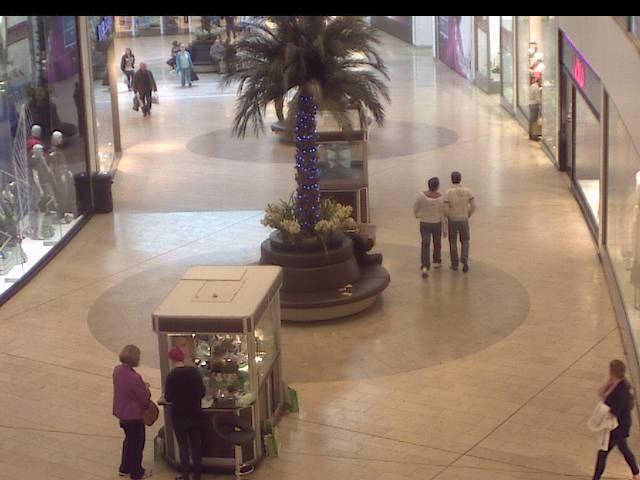
#> input picture Dataset/frames/frames/seq_000017.jpg, 640 x 480 px; its folder holds only this picture in this run
$ jupyter execute HOG.ipynb   (shell and % lines are left out)   (older library calls are emulated)
#> lines starting #> are read from the running program, lines starting #| are printed output that depends on the picture; after the words box and inside, x2 and y2 are one past the last pixel; in counts of white or black regions, pixels touching at a corner belong together
### utils.py
import cv2

import matplotlib.pyplot as plt
import numpy as np

# Function start here
def plotting(image_src, title):
    '''
    Plot image
    '''
    plt.figure( figsize= (5,5))
    plt.title(title)
    if title in ["Gamma Correction", "Thresholding", "Dilation + Erosion"]:
        plt.imshow(image_src, cmap="gray", vmin=0, vmax=255)
    else:
        plt.imshow(image_src, 'gray')
    plt.show()


def crop(image, start_y, end_y, start_x, end_x):
    '''
    Crop Image
    '''
    img_cropped = image[start_y:end_y, start_x:end_x]
    return img_cropped


# [17 lines left out: functions padding, resize, not called in this run]

def get_segments(image):
    '''
    Segment Image into 4 quadrants for better analysis
    '''
    width = image.shape[1]
    height = image.shape[0]

    xsize = (width // 2)
    ysize = (height // 2)

    seg_1 = crop(image, 0, ysize, 0, xsize)
    seg_2 = crop(image, 0, ysize, xsize, width)
    seg_3 = crop(image, ysize, height, 0, xsize)
    seg_4 = crop(image, ysize, height, xsize, width)

    return [seg_1, seg_2, seg_3, seg_4]

### HOG.ipynb
[cell 1]
import os, cv2

import matplotlib.pyplot as plt
import numpy as np
import pandas as pd

from utils import plotting, get_segments, crop

[cell 2]
dataset_dir = "./Dataset/frames/frames/"

[cell 3]
files = os.listdir(dataset_dir)

# Workflow Start

[cell 4]
image = cv2.imread(os.path.join(dataset_dir, files[0]))
#> image is the input picture: shape (480, 640, 3); mean B, G, R 110, 123.6, 144.3

[cell 5]
gray = cv2.cvtColor(image, cv2.COLOR_BGR2GRAY)
plotting(gray, "Image Preview (Grayscale)")

[cell 6]
# Read image
im_norm = np.float32(gray) / 255.0

# Calculate gradient
gx = cv2.Sobel(im_norm, cv2.CV_32F, 1, 0, ksize=1)
gy = cv2.Sobel(im_norm, cv2.CV_32F, 0, 1, ksize=1)

[cell 7]
# Python Calculate gradient magnitude and direction ( in degrees )
mag, angle = cv2.cartToPolar(gx, gy, angleInDegrees=True)

[cell 8]
plt.figure(figsize=(10,5))

# display the image
plt.subplot(1,2,1)
plt.imshow(gray, cmap='gray')

# display the magnitude of the gradients:
plt.subplot(1,2,2)
plt.imshow(mag, cmap='binary')
# and superimpose an arrow showing the gradient
# magnitude and direction:
q = plt.quiver(gx, gy, color='blue')
# plt.savefig('gradient.png')
plt.show()

This above method shows that HOG cannot be applied on the image completely.

Lets try by segmenting the images

[cell 9]
img_segments = get_segments(gray)
#> img_segments = 4 items
for seg in img_segments:
    im_norm = np.float32(seg) / 255.0
    gx = cv2.Sobel(im_norm, cv2.CV_32F, 1, 0, ksize=1)
    gy = cv2.Sobel(im_norm, cv2.CV_32F, 0, 1, ksize=1)
    mag, angle = cv2.cartToPolar(gx, gy, angleInDegrees=True)

    plt.figure(figsize=(10,5))

    # display the image
    plt.subplot(1,2,1)
    plt.imshow(seg, cmap='gray')

    # display the magnitude of the gradients:
    plt.subplot(1,2,2)
    plt.imshow(mag, cmap='binary')
    # and superimpose an arrow showing the gradient
    # magnitude and direction:
    q = plt.quiver(gx, gy, color='blue')
    # plt.savefig('gradient.png')
    plt.show()
#> this loop made 4 passes
#> pass 1, `mag, angle = cv2.cartToPolar(gx, gy, angleInDegrees=True)`:
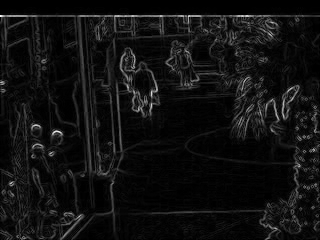
#> mag: shape (240, 320) float32; min 0, max 0.976, mean 0.0666
#> pass 1, `plt.show()`:
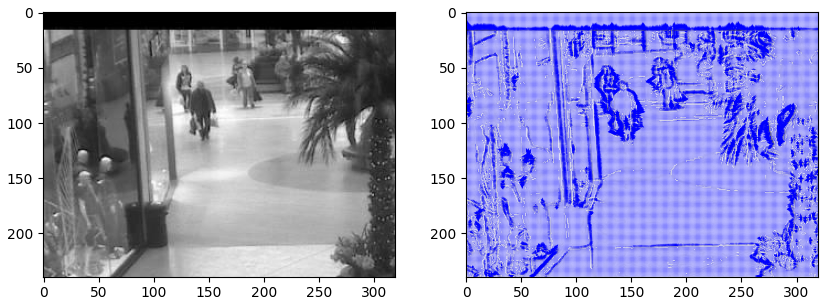
#> figure drawn by matplotlib, 2 panels
#> after the loop:
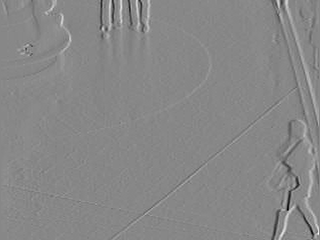
#> gx: shape (240, 320) float32; min -0.631, max 0.557, mean 0.000752; drawn with min black and max white

Lets now use the HOG Descriptor trained on SVM

[cell 10]
hog = cv2.HOGDescriptor()
hog.setSVMDetector(cv2.HOGDescriptor_getDefaultPeopleDetector())

[cell 11]
img_trial = image.copy()
(rects, weights) = hog.detectMultiScale(img_trial, winStride=(8,8))
#> rects = [[412, 155, 74, 147], [89, 140, 72, 144]]; weights = [2.14, 0.531]
rects = np.array([[x, y, x + w, y + h] for (x, y, w, h) in rects])
#> rects = [[412, 155, 486, 302], [89, 140, 161, 284]]
for (xA, yA, xB, yB) in rects:
    cv2.rectangle(img_trial, (xA, yA), (xB, yB), (0, 255, 0), 2)
#> this loop made 2 passes
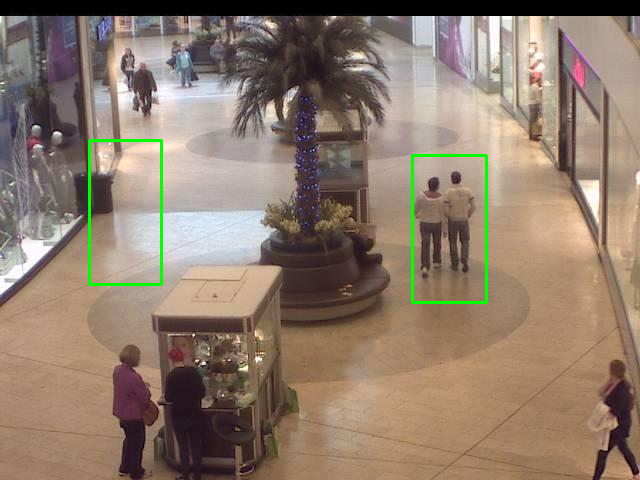
#> img_trial: shape (480, 640, 3); 0.85% of pixels changed, all inside (x1, y1, x2, y2) = (88, 139, 488, 304)

[cell 12]
plotting(img_trial, "Preview")

Applying HOG on complete image can miss out some people here.
We can apply 2 methods here:
1. Segment the images into 4 quadrants and detect people in them
2. Use complete image to get initial count. Once we have the rectangles, we can use these reactangles to crop them and find out more people within them

Applying Operation 1

[cell 13]
img_segments = get_segments(image.copy())
#> in crop (call 8), `img_cropped = image[start_y:end_y, start_x:end_x]`:
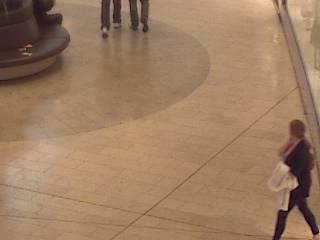
#> img_cropped: shape (240, 320, 3); mean B, G, R 98, 124.7, 155.7
for seg in img_segments:
    (rects, weights) = hog.detectMultiScale(seg, winStride=(8,8))
    rects = np.array([[x, y, x + w, y + h] for (x, y, w, h) in rects])
    for (xA, yA, xB, yB) in rects:
        cv2.rectangle(seg, (xA, yA), (xB, yB), (0, 255, 0), 2)

    plotting(seg, "Each Segment Output")

Working with image segments will not help with understanding the complete count of people in the image.

We will now look into the second method to apply HOG on the boxes already present on the original image

[cell 14]
def detect_human(image):
    (rects, weights) = hog.detectMultiScale(image, winStride=(4, 4))
#> rects = [[408, 155, 73, 146], [89, 139, 74, 147], [203, 5, 81, 162], [384, 93, 123, 245]]; weights = [2.67, 0.531, 0.284, 0.167]
    return rects

def get_all_people_bounds(image):
    all_rects = []
    rects = detect_human(image)
    all_rects.extend(rects)
    if len(rects) == 0:
        return []

    for (x, y, w, h) in rects:
        rect_img = crop(image, y, y+h, x, x+w)
        rects_img = get_all_people_bounds(rect_img)
        all_rects.extend(rects_img)
#> this loop made 4 passes
#> (x, y, w, h, rects_img) on passes 2, 4: (89, 139, 74, 147, [[1, 3, 70, 139]]), (384, 93, 123, 245, [[24, 63, 72, 144]])
#> pass 1, in crop (call 9), `img_cropped = image[start_y:end_y, start_x:end_x]`:
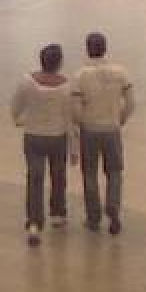
#> img_cropped: shape (146, 73, 3) (shown 2 times larger); mean B, G, R 103.5, 119.7, 142.6
#> pass 3, in crop (call 12), `img_cropped = image[start_y:end_y, start_x:end_x]`:
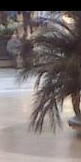
#> img_cropped: shape (162, 81, 3); mean B, G, R 113.1, 114.4, 123.2
#> after the loop:
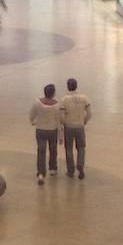
#> rect_img: shape (245, 123, 3); mean B, G, R 124.5, 143.1, 165.8
#> after the loop, all_rects = [[408, 155, 73, 146], [89, 139, 74, 147], [203, 5, 81, 162], [384, 93, 123, 245], [1, 3, 70, 139], [24, 63, 72, 144]]

    return all_rects

def get_people_count(image):
    out_image = image.copy()
    rects = get_all_people_bounds(image)
#> rects has the same summary as all_rects in get_all_people_bounds
    updated_rects = np.array([[x, y, x + w, y + h] for (x, y, w, h) in rects])
#> updated_rects = [[408, 155, 481, 301], [89, 139, 163, 286], [203, 5, 284, 167], [384, 93, 507, 338], [1, 3, 71, 142], [24, 63, 96, 207]]
    for (xA, yA, xB, yB) in updated_rects:
        cv2.rectangle(out_image, (xA, yA), (xB, yB), (0, 255, 0), 2)
#> this loop made 6 passes
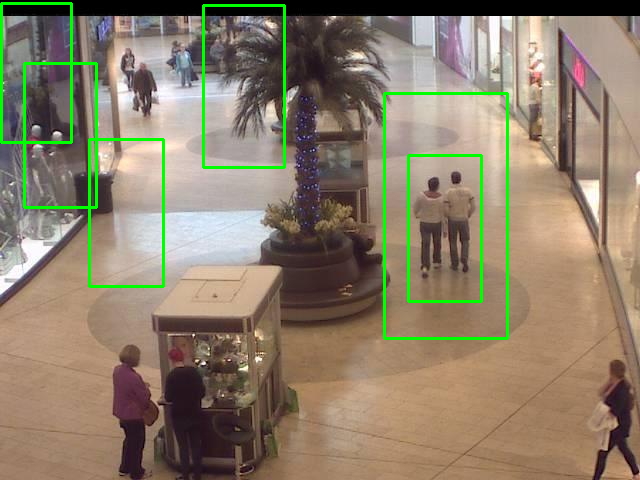
#> out_image: shape (480, 640, 3); 2.86% of pixels changed, all inside (x1, y1, x2, y2) = (0, 2, 509, 340)

    return len(rects), out_image

[cell 15]
count, out_image = get_people_count(image)
#> count = 6
print(f"Total Count : {count}")
#| Total Count : 6

[cell 16]
cv2.putText(out_image, f"Total People in frame : {count}", (0, image.shape[0] - 20), cv2.FONT_HERSHEY_SIMPLEX, 1, (255, 0, 0), 2)
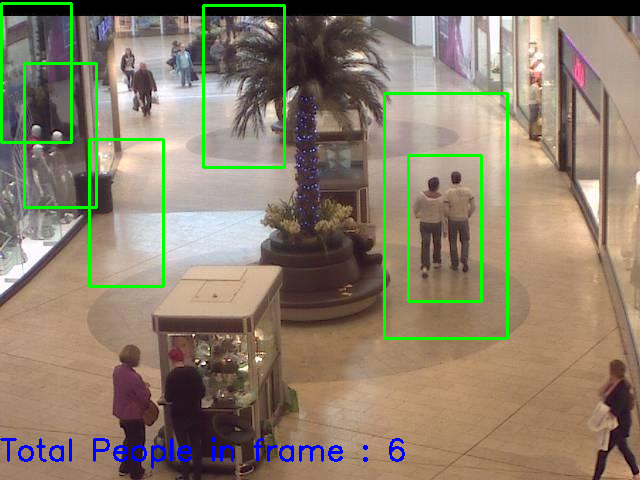
#> out_image: shape (480, 640, 3); 0.78% of pixels changed, all inside (x1, y1, x2, y2) = (0, 437, 405, 469)
plotting(out_image, "People Detected")

$ run again, on Dataset/frames/frames/seq_000182.jpg
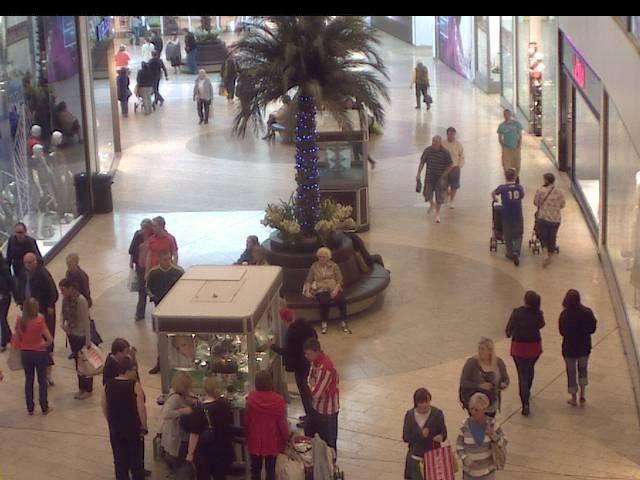
#> input picture Dataset/frames/frames/seq_000182.jpg, 640 x 480 px
#> image is the input picture: shape (480, 640, 3); mean B, G, R 105.6, 111.6, 128.6
#> img_segments = 4 items
#> the loop `for seg in img_segments:` made 4 passes
#> `(rects, weights) = hog.detectMultiScale(img_trial, winStride=(8,8))`: rects = [[118, 5, 67, 134], [400, 112, 74, 148], [490, 274, 76, 153], [1, 292, 71, 143], [169, 3, 73, 146], [536, 270, 80, 160], [82, 319, 77, 154], [111, 192, 88, 175], [203, 0, 90, 180]]; weights = [1.25, 1.42, 1.79, 1.85, 0.45, 2.74, 1.1, 0.456, 0.272]
#> `rects = np.array([[x, y, x + w, y + h] for (x, y, w, h) in rects])`: rects = [[118, 5, 185, 139], [400, 112, 474, 260], [490, 274, 566, 427], [1, 292, 72, 435], [169, 3, 242, 149], [536, 270, 616, 430], [82, 319, 159, 473], [111, 192, 199, 367], [203, 0, 293, 180]]
#> the loop `for (xA, yA, xB, yB) in rects:` made 9 passes
#> img_cropped: shape (240, 320, 3)
#> the loop `for seg in img_segments:` made 4 passes
#> (rects, weights) on passes 1, 3, 4: ([[118, 5, 185, 139], [203, 0, 293, 180]], [1.25, 0.421]), ([[2, 52, 74, 195], [82, 78, 157, 228]], [1.47, 1.17]), ([[167, 35, 245, 190], [216, 28, 298, 191]], [1.24, 3.04])
#> in detect_human, `(rects, weights) = hog.detectMultiScale(image, winStride=(4, 4))`: rects = [[118, 8, 68, 135], [478, 89, 65, 130], [401, 112, 74, 148], [477, 152, 68, 135], [516, 157, 66, 131], [536, 271, 80, 160], [488, 274, 79, 157], [2, 294, 71, 141], [83, 318, 75, 149], [171, 3, 74, 148], [206, 5, 86, 172], [111, 194, 89, 177]]; weights = [1.25, 1.08, 1.51, 0.779, 1.19, 3.19, 2.13, 2.15, 1.58, 1.09, 0.666, 0.655]
#> the loop in get_all_people_bounds, `for (x, y, w, h) in rects:` made 12 passes
#> (x, y, w, h, rects_img) on passes 1, 3, 4, 6, 7, 8, 9: (118, 8, 68, 135, [[2, 2, 65, 129]]), (401, 112, 74, 148, [[3, 4, 67, 133]]), (477, 152, 68, 135, [[1, 3, 65, 130]]), (536, 271, 80, 160, [[4, 8, 71, 141], [1, 0, 68, 136]]), (488, 274, 79, 157, [[4, 3, 70, 141], [1, 1, 66, 132]]), (2, 294, 71, 141, [[2, 6, 66, 131]]), (83, 318, 75, 149, [[2, 4, 69, 138]])
#> after the loop in get_all_people_bounds, `for (x, y, w, h) in rects:`:
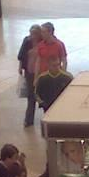
#> rect_img: shape (177, 89, 3); mean B, G, R 129.7, 132.5, 146.7
#> after the loop in get_all_people_bounds, `for (x, y, w, h) in rects:`: all_rects = 25 items, first 6: [118, 8, 68, 135], [478, 89, 65, 130], [401, 112, 74, 148], [477, 152, 68, 135], [516, 157, 66, 131], [536, 271, 80, 160]
#> in get_people_count, `rects = get_all_people_bounds(image)`: rects has the same summary as all_rects in get_all_people_bounds
#> updated_rects = 25 rows, first 6: [118, 8, 186, 143], [478, 89, 543, 219], [401, 112, 475, 260], [477, 152, 545, 287], [516, 157, 582, 288], [536, 271, 616, 431]
#> the loop in get_people_count, `for (xA, yA, xB, yB) in updated_rects:` made 25 passes
#> count = 25
#| Total Count : 25
#> `cv2.putText(out_image, f"Total People in frame : {count}", (0, image.s..`:
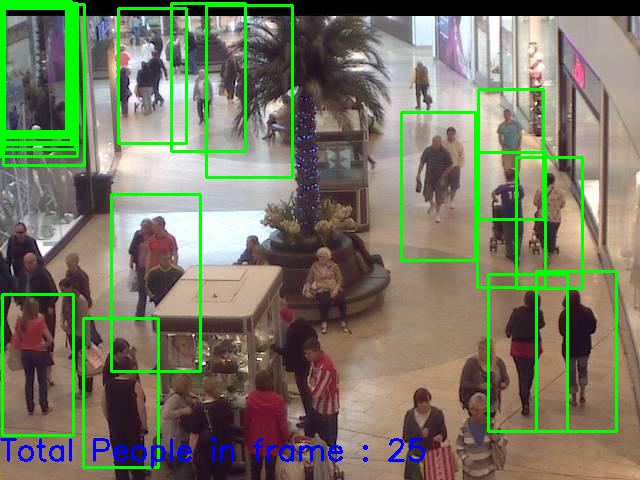
#> out_image: shape (480, 640, 3); mean B, G, R 100.1, 121.1, 119.6

$ run again, on Dataset/frames/frames/seq_000189.jpg
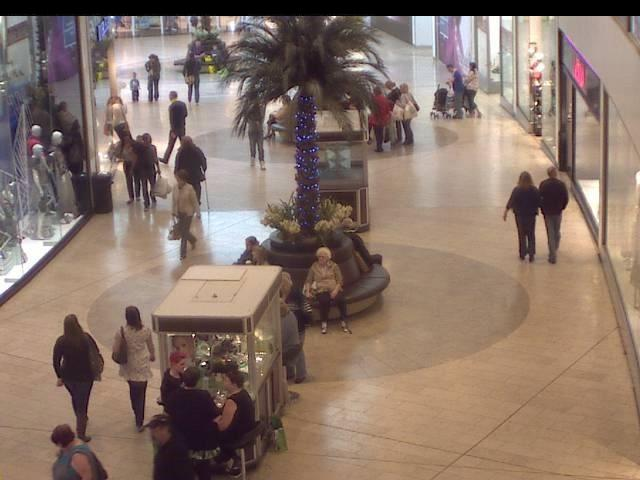
#> input picture Dataset/frames/frames/seq_000189.jpg, 640 x 480 px
#> image is the input picture: shape (480, 640, 3); mean B, G, R 105.9, 117.3, 137.4
#> img_segments = 4 items
#> the loop `for seg in img_segments:` made 4 passes
#> `(rects, weights) = hog.detectMultiScale(img_trial, winStride=(8,8))`: rects = [[221, 60, 69, 138], [489, 149, 73, 146], [519, 148, 71, 142], [142, 102, 91, 181], [36, 297, 83, 166], [96, 295, 80, 160], [199, 199, 133, 266]]; weights = [0.836, 1.23, 2.62, 0.714, 2.2, 0.735, 0.223]
#> `rects = np.array([[x, y, x + w, y + h] for (x, y, w, h) in rects])`: rects = [[221, 60, 290, 198], [489, 149, 562, 295], [519, 148, 590, 290], [142, 102, 233, 283], [36, 297, 119, 463], [96, 295, 176, 455], [199, 199, 332, 465]]
#> the loop `for (xA, yA, xB, yB) in rects:` made 7 passes
#> img_cropped: shape (240, 320, 3)
#> the loop `for seg in img_segments:` made 4 passes
#> (rects, weights) on passes 1, 3: ([[222, 62, 289, 196]], [0.836]), ([[34, 54, 120, 227], [95, 55, 176, 217]], [2.36, 1.04])
#> in detect_human, `(rects, weights) = hog.detectMultiScale(image, winStride=(4, 4))`: rects = [[413, 7, 65, 130], [221, 60, 69, 137], [111, 113, 66, 132], [519, 148, 69, 138], [487, 148, 76, 151], [97, 298, 78, 157], [141, 102, 92, 185], [35, 296, 84, 168], [386, 72, 82, 164], [240, 106, 80, 160], [463, 79, 82, 163], [198, 200, 132, 264]]; weights = [0.184, 0.836, 0.809, 2.62, 2.91, 1.07, 0.818, 2.65, 0.385, 0.326, 0.385, 0.481]
#> the loop in get_all_people_bounds, `for (x, y, w, h) in rects:` made 12 passes
#> (x, y, w, h, rects_img) on passes 2, 4, 5, 6, 7: (221, 60, 69, 137, [[2, 3, 64, 129]]), (519, 148, 69, 138, [[2, 3, 64, 129]]), (487, 148, 76, 151, [[4, 7, 67, 134], [0, 1, 65, 130]]), (97, 298, 78, 157, [[6, 12, 70, 139]]), (141, 102, 92, 185, [[7, 9, 79, 157], [3, 3, 74, 147], [1, 3, 70, 139]])
#> after the loop in get_all_people_bounds, `for (x, y, w, h) in rects:`: all_rects = 23 items, first 6: [413, 7, 65, 130], [221, 60, 69, 137], [111, 113, 66, 132], [519, 148, 69, 138], [487, 148, 76, 151], [97, 298, 78, 157]
#> in get_people_count, `rects = get_all_people_bounds(image)`: rects has the same summary as all_rects in get_all_people_bounds
#> updated_rects = 23 rows, first 6: [413, 7, 478, 137], [221, 60, 290, 197], [111, 113, 177, 245], [519, 148, 588, 286], [487, 148, 563, 299], [97, 298, 175, 455]
#> the loop in get_people_count, `for (xA, yA, xB, yB) in updated_rects:` made 23 passes
#> count = 23
#| Total Count : 23
#> `cv2.putText(out_image, f"Total People in frame : {count}", (0, image.s..`:
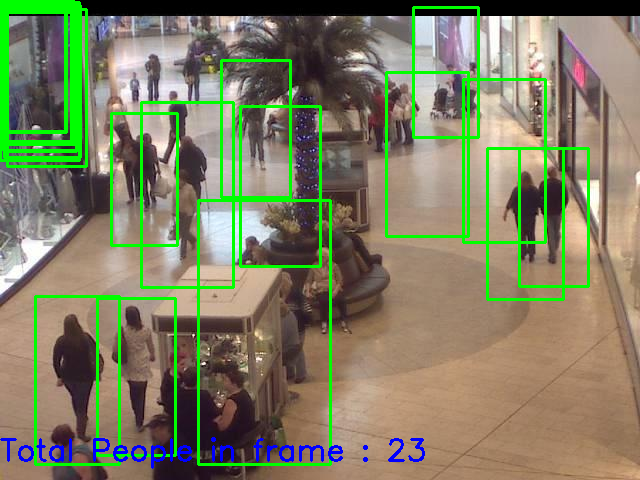
#> out_image: shape (480, 640, 3); mean B, G, R 99.2, 127.5, 126.7
